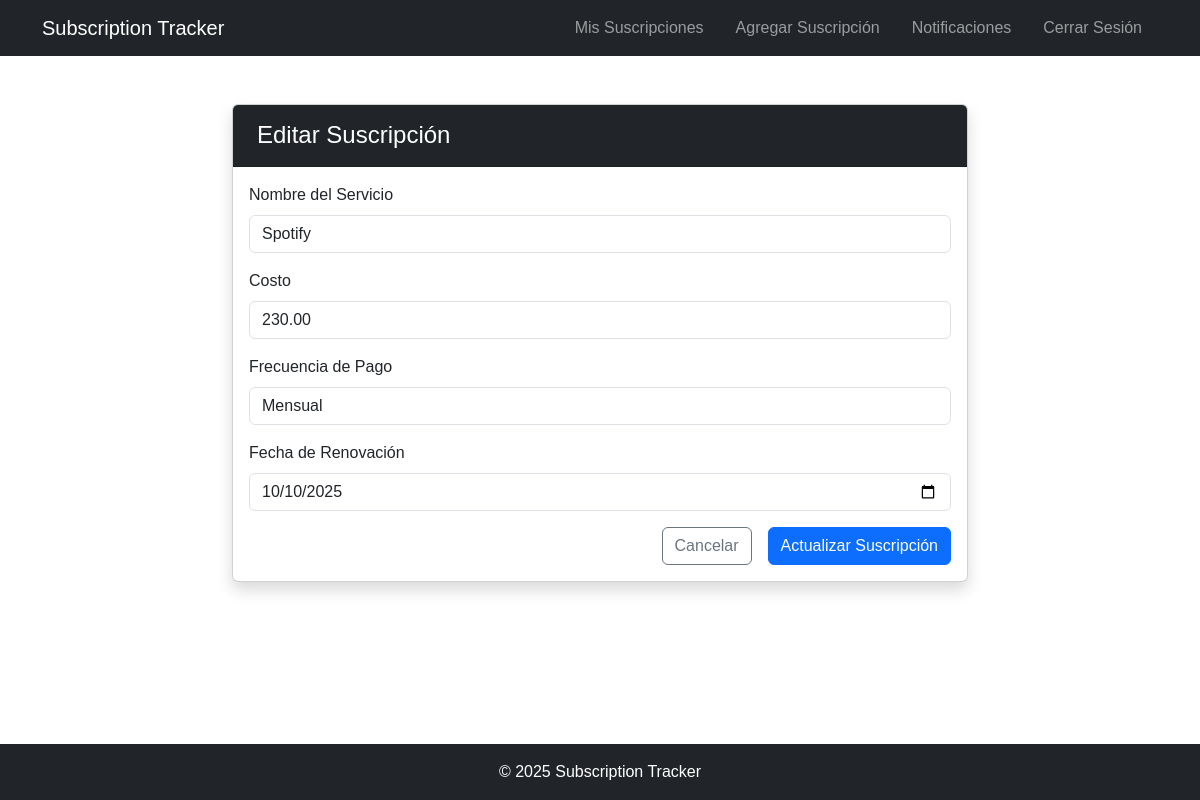
The app's page /editar/3/ (signed in) with its own data.
### crud_suscripciones/models.py (models this page shows, shortened)
class Suscripcion(models.Model):
    FRECUENCIAS = [
        ('mensual', 'Mensual'),
        ('anual', 'Anual'),
        ('trimestral', 'Trimestral'),
        ('semanal', 'Semanal'),
    ]
    usuario = models.ForeignKey(User, on_delete=models.CASCADE)
    nombre_servicio = models.CharField(max_length=100)  # Netflix, Spotify, etc.
    costo = models.DecimalField(max_digits=10, decimal_places=2)
    frecuencia_pago = models.CharField(max_length=20, choices=FRECUENCIAS)
    fecha_renovacion = models.DateField()
    activa = models.BooleanField(default=True)
    fecha_creacion = models.DateTimeField(auto_now_add=True)
    class Meta:
        ordering = ['fecha_renovacion']

### crud_suscripciones/views.py (the view, shortened to what this page needs)
# urls.py: path('editar/<int:id>/', views.editar_suscripcion, name='editar_suscripcion'),
@login_required
def editar_suscripcion(request, id):
    suscripcion = get_object_or_404(Suscripcion, id=id, usuario=request.user)
    if request.method == 'GET':
        initial_data = {
            'nombre_servicio': suscripcion.nombre_servicio,
            'costo': suscripcion.costo,
            'frecuencia_pago': suscripcion.frecuencia_pago,
            'fecha_renovacion': suscripcion.fecha_renovacion
        }
        return render(request, 'editar_suscripcion.html', {
            'suscripcion': suscripcion,
            'initial_data': initial_data
        })

### crud_suscripciones/templates/editar_suscripcion.html (shortened to what this page needs)
{% extends 'base.html' %}
{% block content %}
<div class="container mt-5">
    <div class="row justify-content-center">
        <div class="col-md-8">
            <div class="card shadow">
                <div class="card-header bg-dark text-white">
                    <h4 class="m-2">Editar Suscripción</h4>
                </div>
                <div class="card-body">
                    <form method="POST">
                        <div class="mb-3">
                            <label for="nombre_servicio" class="form-label">Nombre del Servicio</label>
                            <input type="text" class="form-control" id="nombre_servicio"
                                   name="nombre_servicio" value="{{ suscripcion.nombre_servicio }}" required>
                        </div>
                        <div class="mb-3">
                            <label for="costo" class="form-label">Costo</label>
                            <input type="number" step="0.01" class="form-control" id="costo"
                                   name="costo" value="{{ suscripcion.costo }}" required>
                        </div>
                        <div class="mb-3">
                            <label for="frecuencia_pago" class="form-label">Frecuencia de Pago</label>
                            <select class="form-control" id="frecuencia_pago" name="frecuencia_pago" required>
                                <option value="mensual" {% if suscripcion.frecuencia_pago == 'mensual' %}selected{% endif %}>Mensual</option>
                            </select>
                        </div>
                        <div class="mb-3">
                            <label for="fecha_renovacion" class="form-label">Fecha de Renovación</label>
                            <input type="date" class="form-control" id="fecha_renovacion"
                                   name="fecha_renovacion" value="{{ suscripcion.fecha_renovacion|date:'Y-m-d' }}" required>
                        </div>
                        <div class="d-grid gap-2 d-md-flex justify-content-md-end">
                            <a href="/" class="btn btn-outline-secondary me-md-2">Cancelar</a>
                            <button type="submit" class="btn btn-primary">Actualizar Suscripción</button>
                        </div>
                    </form>
                </div>
            </div>
        </div>
    </div>
</div>
{% endblock %}

### crud_suscripciones/static/crud_suscripciones/css/global.css (style rules this page uses)
* { font-family: Arial, Helvetica, sans-serif; margin: 0; padding: 0; box-sizing: border-box; }

### records on screen
Suscripcion: nombre_servicio "Spotify", costo "230.00", frecuencia_pago "Mensual", fecha_renovacion "10/10/2025"
